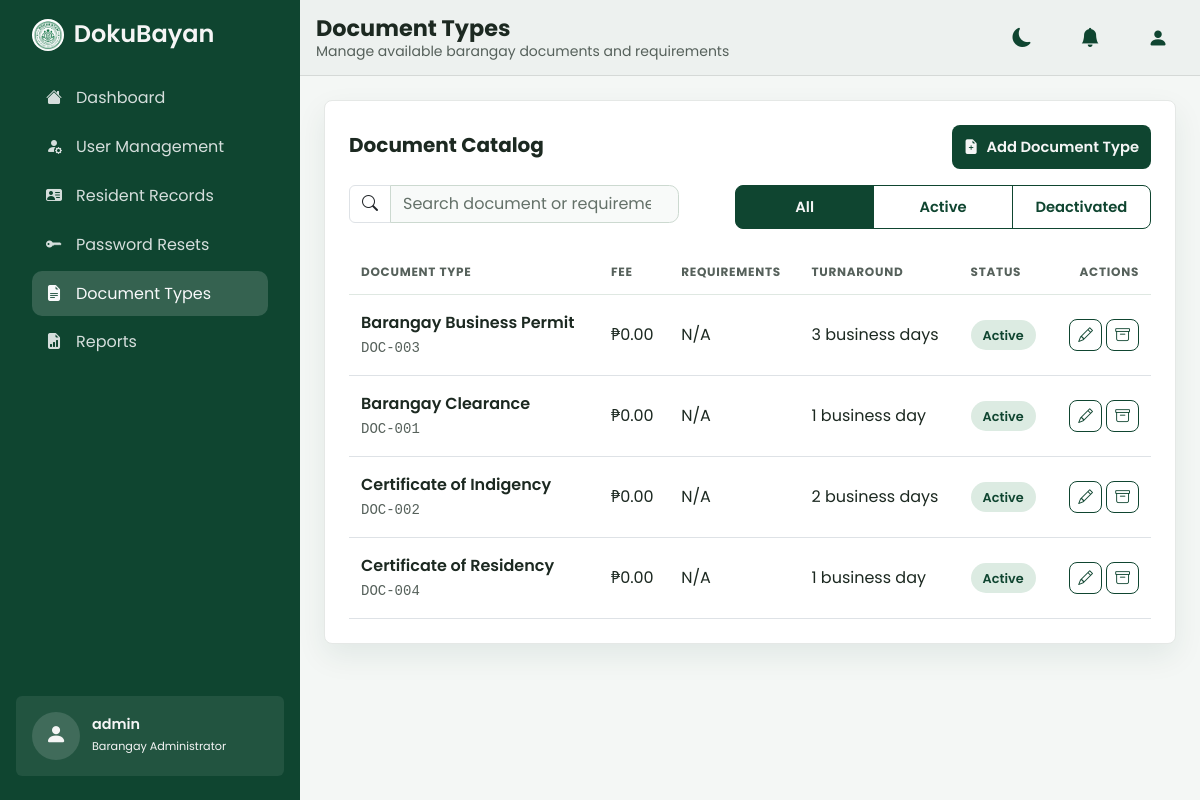
Page /admin/document-types.php (signed in) on the committed database.
### tables this page shows
CREATE TABLE document_types (
    document_id       INT AUTO_INCREMENT PRIMARY KEY,
    document_number   VARCHAR(50)  NOT NULL UNIQUE,
    document_name      VARCHAR(100) NOT NULL,  
    file_path         VARCHAR(255) NULL, 
    processing_days   INT NOT NULL DEFAULT 1,
    fee               DECIMAL(10,2) NOT NULL DEFAULT 0,
    requirements      TEXT NULL,
    is_active         TINYINT(1) NOT NULL DEFAULT 1
);

### admin/document-types.php (the view, shortened to what this page needs)
<?php
require_once __DIR__ . '/../config/database.php';
$documents = $pdo->query("SELECT document_id, document_number, document_name AS name, fee, requirements, processing_days AS turnaround_days, is_active FROM document_types ORDER BY document_name")->fetchAll();
?>
<?php include __DIR__ . '/../page-layout/header.php' ?>
    <main class="flex-grow-1 overflow-auto p-3 p-lg-4">
        <section class="panel-white p-4">
            <div class="d-flex flex-wrap justify-content-between align-items-center gap-3 mb-3">
               <h5 class="fw-bold mb-1">Document Catalog</h5>
                <button class="btn btn-brand d-flex align-items-center gap-2" type="button" data-bs-toggle="modal" data-bs-target="#documentModal"><i class="bi bi-file-earmark-plus-fill"></i> Add Document Type</button>
            </div>
            <div class="row g-2 mb-2">
                <div class="col-12 col-xl-5">
                    <div class="input-group">
                        <span class="input-group-text bg-white"><i class="bi bi-search"></i></span>
                        <input type="search" class="form-control" id="documentSearch" placeholder="Search document or requirement">
                    </div>
                </div>
                <div class="col-12 col-xl-7 d-flex justify-content-end">
                    <div class="btn-group segmented-control" id="documentStatusFilters" role="group" aria-label="Filter document types by status">
                        <button type="button" class="btn btn-sm btn-outline-brand active" data-document-status="all" aria-pressed="true">All</button>
                        <button type="button" class="btn btn-sm btn-outline-brand" data-document-status="active" aria-pressed="false">Active</button>
                        <button type="button" class="btn btn-sm btn-outline-brand" data-document-status="deactivated" aria-pressed="false">Deactivated</button>
                    </div>
                </div>
            </div>
            <div class="table-responsive">
                <table class="table table-brand align-middle mb-0">
                    <thead>
                        <tr>
                            <th>Document Type</th>
                            <th>Fee</th>
                            <th>Requirements</th>
                            <th>Turnaround</th>
                            <th>Status</th>
                            <th class="text-end">Actions</th>
                        </tr>
                    </thead>
                    <tbody id="documentRows">
                        <?php foreach ($documents as $document): $search = strtolower(implode(' ', [$document['name'], $document['document_number'], $document['requirements'] ?? ''])); $document['status'] = (int) $document['is_active'] ? 'Active' : 'Deactivated'; ?>
                            <tr data-document-id="<?= (int) $document['document_id'] ?>" data-number="<?= htmlspecialchars($document['document_number']) ?>" data-search="<?= htmlspecialchars($search) ?>" data-status="<?= strtolower($document['status']) ?>" data-name="<?= htmlspecialchars($document['name']) ?>" data-fee="<?= htmlspecialchars($document['fee']) ?>" data-requirements="<?= htmlspecialchars($document['requirements'] ?? '') ?>" data-turnaround="<?= (int) $document['turnaround_days'] ?>">
                                <td class="fw-semibold heading-green"><?= htmlspecialchars($document['name']) ?><br><small class="text-muted-soft fw-normal font-monospace"><?= htmlspecialchars($document['document_number']) ?></small></td>
                                <td class="text-nowrap">₱<?= number_format((float) $document['fee'], 2) ?></td>
                                <td class="text-muted-soft"><?= htmlspecialchars($document['requirements'] ?? 'N/A') ?></td>
                                <td class="text-muted-soft text-nowrap"><?= (int) $document['turnaround_days'] ?> business day<?= (int) $document['turnaround_days'] === 1 ? '' : 's' ?></td>
                                <td><span class="status-badge <?= $document['status'] === 'Active' ? 'status-claimed' : 'status-inactive' ?>"><?= htmlspecialchars($document['status']) ?></span></td>
                                <td class="text-end text-nowrap"><button type="button" class="btn btn-sm btn-outline-secondary action-icon" data-edit-document aria-label="Edit <?= htmlspecialchars($document['name']) ?>" title="Edit" data-bs-toggle="tooltip"><i class="bi bi-pencil"></i></button>
                                <button type="button" class="btn btn-sm btn-outline-secondary action-icon" data-toggle-document aria-label="<?= $document['status'] === 'Active' ? 'Deactivate' : 'Reactivate' ?> <?= htmlspecialchars($document['name']) ?>" title="<?= $document['status'] === 'Active' ? 'Deactivate' : 'Reactivate' ?>" data-bs-toggle="tooltip"><i class="bi <?= $document['status'] === 'Active' ? 'bi-archive' : 'bi-arrow-counterclockwise' ?>"></i></button></td>
                            </tr>
                        <?php endforeach; ?>
                    </tbody>
                </table>
            </div>
        </section>
        <div class="toast-container position-fixed bottom-0 end-0 p-3">
        </div>
    </main>
<?php include __DIR__ . '/../page-layout/footer.php' ?>

### assets/css/styles.css (style rules this page uses)
:root { --dark-green: #0F4530; --light-green-hover: #26664c; --accent-green: #0F4530; --white: #f5f5f5; --light-gray: #56615b; --soft-panel: #edf1ef; --surface: #ffffff; --surface-raised: #ffffff; --surface-input: #f8faf9; --gold: #79550f; --danger: #b3261e; --page-bg: #f4f7f5; --border-soft: #dfe8e2; --border-strong: #ccd9d0; --text-dark: #1c2921; --shadow-soft: 0 12px 30px rgba(15, 69, 48, 0.08); }
body { overflow-x: hidden; background: var(--page-bg); color: var(--text-dark); font-family: 'Poppins', system-ui, -apple-system, 'Segoe UI', Roboto, sans-serif; }
.btn { border-radius: 0.5rem; font-size: 0.92rem; font-weight: 600; transition: background-color 0.2s ease, border-color 0.2s ease, color 0.2s ease, transform 0.2s ease; }
:where(a, button, input, select, textarea, [tabindex]):focus-visible { outline-offset: 2px; }
.app-content > main { width: 100%; max-width: 1440px; min-width: 0; align-self: center; }
.sidebar-btn .nav-link i, .offcanvas-nav .nav-link i { flex: 0 0 1.25rem; text-align: center; }
.heading-green { color: var(--dark-green); font-weight: 700; }
.text-muted-soft { color: var(--light-gray); }
.form-select, .form-control { background-color: var(--surface-input); border: 1px solid var(--border-strong); border-radius: 0.6rem; transition: border-color 0.15s ease, box-shadow 0.15s ease, background-color 0.15s ease; }
.form-control::placeholder { color: #647169; opacity: 1; }
.btn-brand { background-color: var(--dark-green); color: var(--white); border: none; border-radius: 8px; font-weight: 600; transition: background-color 0.15s ease, box-shadow 0.15s ease, transform 0.1s ease; }
.btn-outline-brand { border: 1px solid var(--dark-green); color: var(--dark-green); border-radius: 8px; font-weight: 600; background-color: transparent; transition: background-color 0.15s ease, color 0.15s ease; }
.btn-brand, .btn-outline-brand { min-height: 2.75rem; }
.segmented-control { display: flex; width: 100%; max-width: 26rem; margin-inline-start: auto; }
.segmented-control .btn { flex: 1 1 0; min-width: 0; padding-inline: 0.5rem; white-space: nowrap; }
.segmented-control .btn.active { background-color: var(--dark-green); border-color: var(--dark-green); color: var(--white); }
.table-brand { margin-top: 0.75rem; }
.table-brand thead th { color: var(--light-gray); font-weight: 700; font-size: 0.75rem; letter-spacing: 0.06em; text-transform: uppercase; border-bottom: 1px solid var(--border-soft); padding: 0.85rem 0.75rem; }
.table-brand tbody td { vertical-align: middle; padding: 1rem 0.75rem; border-top: 1px solid #edf2ee; color: var(--text-dark); }
.action-icon, .page-arrow { color: var(--dark-green); border-color: var(--dark-green); }
.panel-white { background-color: var(--surface); border: 1px solid #e5e8e6; border-radius: 0.5rem; box-shadow: var(--shadow-soft); }
.status-badge { display: inline-flex; align-items: center; gap: 6px; white-space: nowrap; font-weight: 600; font-size: 0.8rem; padding: 0.35rem 0.75rem; border-radius: 999px; }
.status-claimed, .status-released { color: var(--dark-green); background: #dcebe2; }
html { overflow-x: clip; }

### rows in the picture
document_types: document_name "Barangay Business Permit", document_number "DOC-003", fee "0.00", requirements "N/A", processing_days "3", status "Active"
document_types: document_name "Barangay Clearance", document_number "DOC-001", fee "0.00", requirements "N/A", processing_days "1", status "Active"
document_types: document_name "Certificate of Indigency", document_number "DOC-002", fee "0.00", requirements "N/A", processing_days "2", status "Active"
document_types: document_name "Certificate of Residency", document_number "DOC-004", fee "0.00", requirements "N/A", processing_days "1", status "Active"

### other values in the picture
$item['label'] "Dashboard"
$item['label'] "User Management"
$item['label'] "Resident Records"
$item['label'] "Password Resets"
$item['label'] "Document Types"
$item['label'] "Reports"
$name "admin"
$roleBadge[$role] "Barangay Administrator"
$pageTitle "Document Types"
$pageDescription "Manage available barangay documents and requirements"
